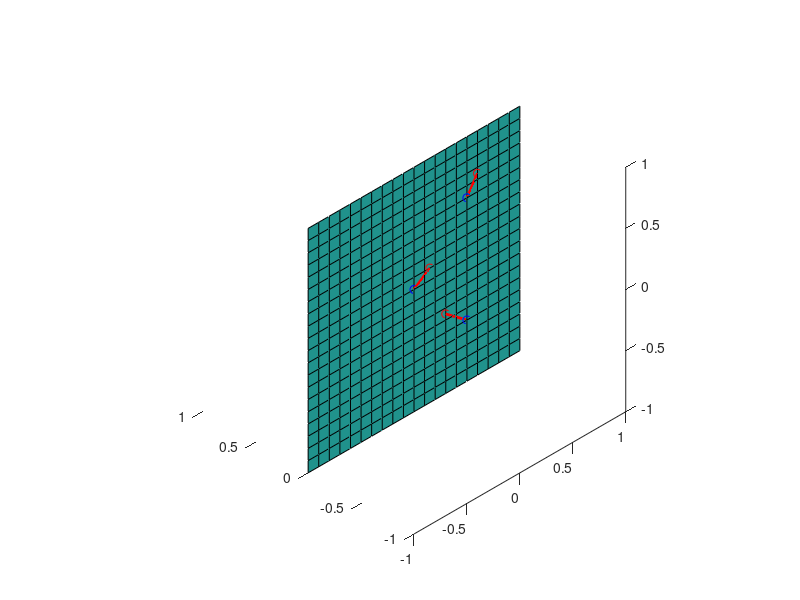

MATLAB code to generate this figure:
% requires geom2d and geom3d

figure(1); clf; hold on;
axis equal;
axis([-1 1 -1 1 -1 1]);
set(gcf, 'renderer', 'opengl');
set(gca, 'CameraPosition', [400 -400 400]);

[X, Y] = meshgrid(-1:0.1:1, -1:0.1:1);
Z = zeros(21);

p1 = [0, 0, 0];
p2 = [0.5, 0.5, 0];
p3 = [0.5, -0.5, 0];
points = [p1; p2; p3];

dp1 = [0.15, 0.1, 0];
dp2 = [0.1, 0.15, 0];
dp3 = [-0.2, 0.15, 0];
dpoints = [dp1; dp2; dp3];

surface(X, Y, Z);
drawPoint3d(points, 'color', 'blue');
drawPoint3d(points + dpoints, 'color', 'red');

drawEdge(horzcat(points, points + dpoints), 'color', 'r', 'linewidth', 2);

dp1_ = [0.1, -0.1, 0.1];
dp2_ = [0.1, -0.1, 0.1];
dp3_ = [0.1, -0.1, 0.1];
dpoints_ = [dp1_; dp2_; dp3_];

lines = createLine3d(points + dpoints, points + dpoints + dpoints_);
drawLine3d(lines, 'color', 'k');
